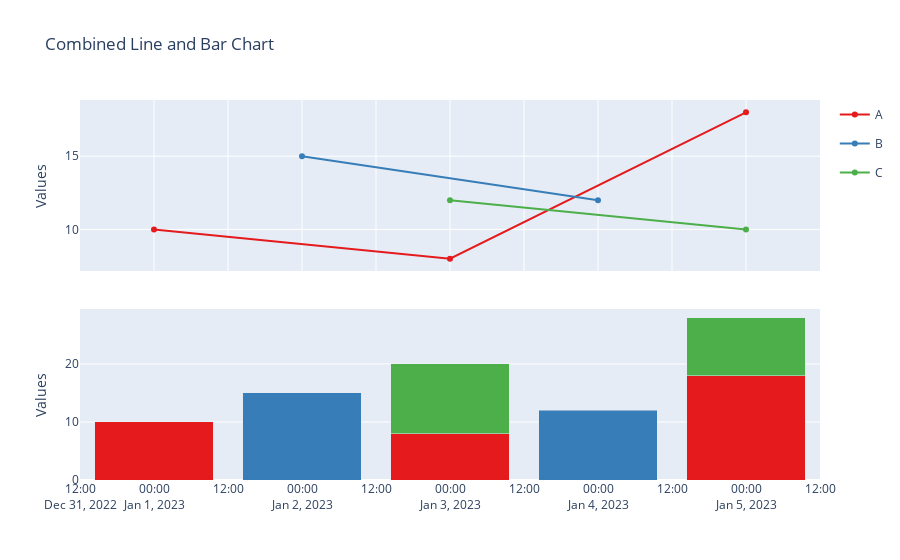

This figure's notebook cell:
### Markdown cell above
# Combined line and stacked bar chart

### Code cell
def plot_category_line_stacked_bar_chart(dataframe: pd.DataFrame, x_column: str, y_column: str, category_column: str,
                                 title: str = None, xlabel: str = None, ylabel: str = None, marker: bool = False,
                                 bar_title: str = 'Bar Chart'):
    """
    Create a line chart with multiple lines and a bar chart using the provided DataFrame.

    Parameters:
        dataframe (pd.DataFrame): The DataFrame containing the data for the line and bar charts.
        x_column (str): The name of the column to be used for the x-axis of both charts (dates).
        y_column (str): The name of the column to be used for the y-axis of the line chart (values).
        category_column (str): The name of the column used for grouping and creating individual lines and bars.
        title (str, optional): The title for the line chart. If None, no title will be displayed.
        xlabel (str, optional): The label for the x-axis of both charts. If None, no label will be displayed.
        ylabel (str, optional): The label for the y-axis of the line chart. If None, no label will be displayed.
        marker (bool, optional): If True, data points will be marked in the line chart. If False, data points will not be marked.
                                Default is False.
        bar_title (str, optional): The title for the bar chart. If None, no title will be displayed.

    Returns:
        None: The function displays the line and bar charts directly without returning anything.
    """
    # Get unique categories and generate colors dynamically
    unique_categories = dataframe[category_column].unique()
    num_categories = len(unique_categories)
    colors = px.colors.qualitative.Set1[:num_categories]

    # Calculate total sum of values for each date for the bar chart
    bar_data = dataframe.groupby([x_column, category_column])[y_column].sum().reset_index()

    # Create subplots with 2 rows and 1 column
    fig = make_subplots(rows=2, cols=1, shared_xaxes=True, vertical_spacing=0.1,
                       # subplot_titles=[title, bar_title]
                       )

    # Line plot
    line_fig = px.line(dataframe, x=x_column, y=y_column, color=category_column,
                       labels={x_column: xlabel, y_column: ylabel} if xlabel and ylabel else None,
                       color_discrete_sequence=colors)

    if marker:
        line_fig.update_traces(mode='markers+lines')

    for trace in line_fig.data:
        fig.add_trace(trace, row=1, col=1)

    # Stacked bar plot
    bar_fig = px.bar(bar_data, x=x_column, y=y_column, color=category_column,
                     labels={x_column: xlabel, y_column: ylabel} if xlabel and ylabel else None,
                     color_discrete_sequence=colors)

    for trace in bar_fig.data:
        trace.showlegend = False  # Hide legend for the bar chart

        fig.add_trace(trace, row=2, col=1)

    fig.update_layout(barmode='stack')

    # Update layout
    fig.update_layout(title_text=title)
    fig.update_yaxes(title_text=ylabel, row=1, col=1)
   #fig.update_xaxes(title_text=xlabel, row=1, col=1)
    fig.update_yaxes(title_text=ylabel, row=2, col=1)
    fig.update_xaxes(title_text=xlabel, row=2, col=1)

    fig.show()

# Example usage
data = {
    'Date': ['2023-01-01', '2023-01-02', '2023-01-03', '2023-01-04', '2023-01-05', '2023-01-05','2023-01-03' ],
    'Value': [10, 15, 8, 12, 18, 10, 12],
    'Category': ['A', 'B', 'A', 'B', 'A', 'C', 'C']
}

df = pd.DataFrame(data)

plot_category_line_stacked_bar_chart(dataframe=df, x_column='Date', y_column='Value', category_column='Category',
                  title='Combined Line and Bar Chart', ylabel='Values', marker=True)

### Figure 1 — Plotly figure (JSON) as saved in the notebook; plotly's stock layout.template omitted (floating-point values rounded to 4 significant figures)
{"data": [{"hovertemplate": "Category=A<br>Date=%{x}<br>Value=%{y}<extra></extra>", "legendgroup": "A", "line": {"color": "rgb(228,26,28)", "dash": "solid"}, "marker": {"symbol": "circle"}, "mode": "markers+lines", "name": "A", "orientation": "v", "showlegend": true, "type": "scatter", "x": ["2023-01-01", "2023-01-03", "2023-01-05"], "xaxis": "x", "y": [10, 8, 18], "yaxis": "y"}, {"hovertemplate": "Category=B<br>Date=%{x}<br>Value=%{y}<extra></extra>", "legendgroup": "B", "line": {"color": "rgb(55,126,184)", "dash": "solid"}, "marker": {"symbol": "circle"}, "mode": "markers+lines", "name": "B", "orientation": "v", "showlegend": true, "type": "scatter", "x": ["2023-01-02", "2023-01-04"], "xaxis": "x", "y": [15, 12], "yaxis": "y"}, {"hovertemplate": "Category=C<br>Date=%{x}<br>Value=%{y}<extra></extra>", "legendgroup": "C", "line": {"color": "rgb(77,175,74)", "dash": "solid"}, "marker": {"symbol": "circle"}, "mode": "markers+lines", "name": "C", "orientation": "v", "showlegend": true, "type": "scatter", "x": ["2023-01-05", "2023-01-03"], "xaxis": "x", "y": [10, 12], "yaxis": "y"}, {"alignmentgroup": "True", "hovertemplate": "Category=A<br>Date=%{x}<br>Value=%{y}<extra></extra>", "legendgroup": "A", "marker": {"color": "rgb(228,26,28)", "pattern": {"shape": ""}}, "name": "A", "offsetgroup": "A", "orientation": "v", "showlegend": false, "textposition": "auto", "type": "bar", "x": ["2023-01-01", "2023-01-03", "2023-01-05"], "xaxis": "x2", "y": [10, 8, 18], "yaxis": "y2"}, {"alignmentgroup": "True", "hovertemplate": "Category=B<br>Date=%{x}<br>Value=%{y}<extra></extra>", "legendgroup": "B", "marker": {"color": "rgb(55,126,184)", "pattern": {"shape": ""}}, "name": "B", "offsetgroup": "B", "orientation": "v", "showlegend": false, "textposition": "auto", "type": "bar", "x": ["2023-01-02", "2023-01-04"], "xaxis": "x2", "y": [15, 12], "yaxis": "y2"}, {"alignmentgroup": "True", "hovertemplate": "Category=C<br>Date=%{x}<br>Value=%{y}<extra></extra>", "legendgroup": "C", "marker": {"color": "rgb(77,175,74)", "pattern": {"shape": ""}}, "name": "C", "offsetgroup": "C", "orientation": "v", "showlegend": false, "textposition": "auto", "type": "bar", "x": ["2023-01-03", "2023-01-05"], "xaxis": "x2", "y": [12, 10], "yaxis": "y2"}], "layout": {"barmode": "stack", "title": {"text": "Combined Line and Bar Chart"}, "xaxis": {"anchor": "y", "domain": [0, 1], "matches": "x2", "showticklabels": false}, "xaxis2": {"anchor": "y2", "domain": [0, 1]}, "yaxis": {"anchor": "x", "domain": [0.55, 1], "title": {"text": "Values"}}, "yaxis2": {"anchor": "x2", "domain": [0, 0.45], "title": {"text": "Values"}}}}
